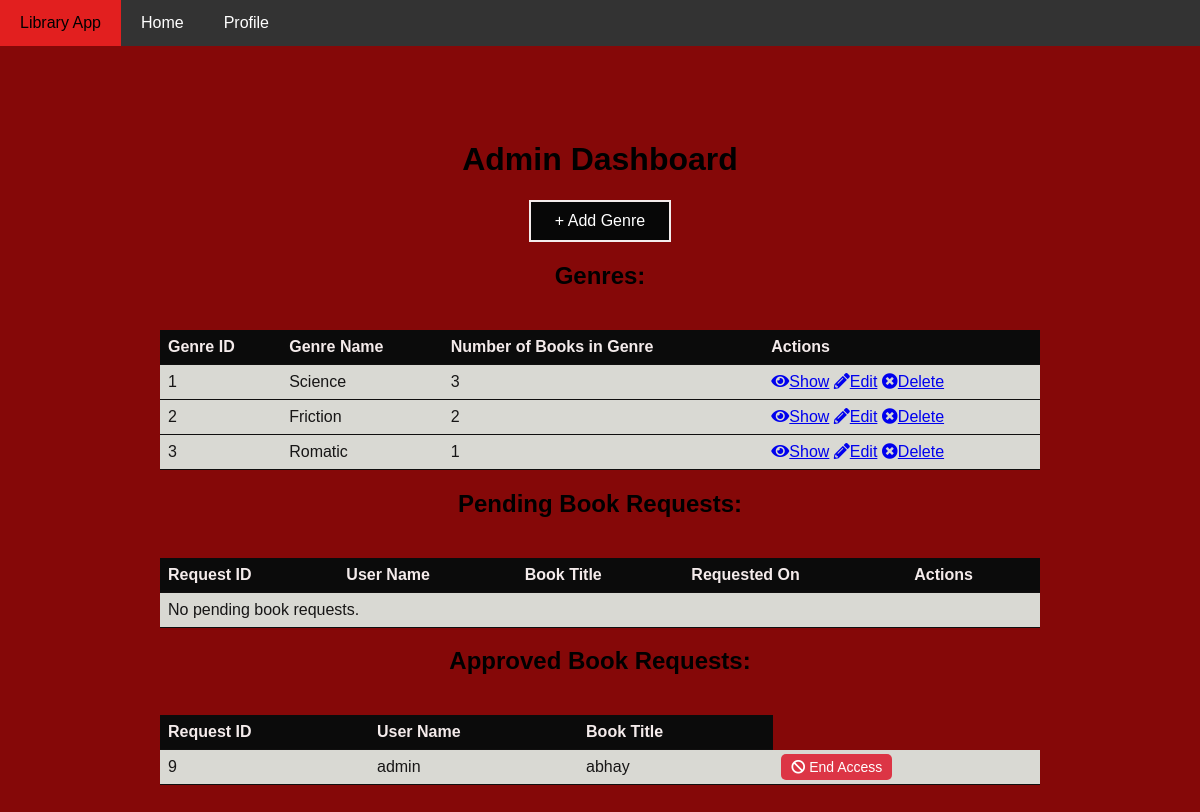
Page /admin (signed in) on the earlier database version.
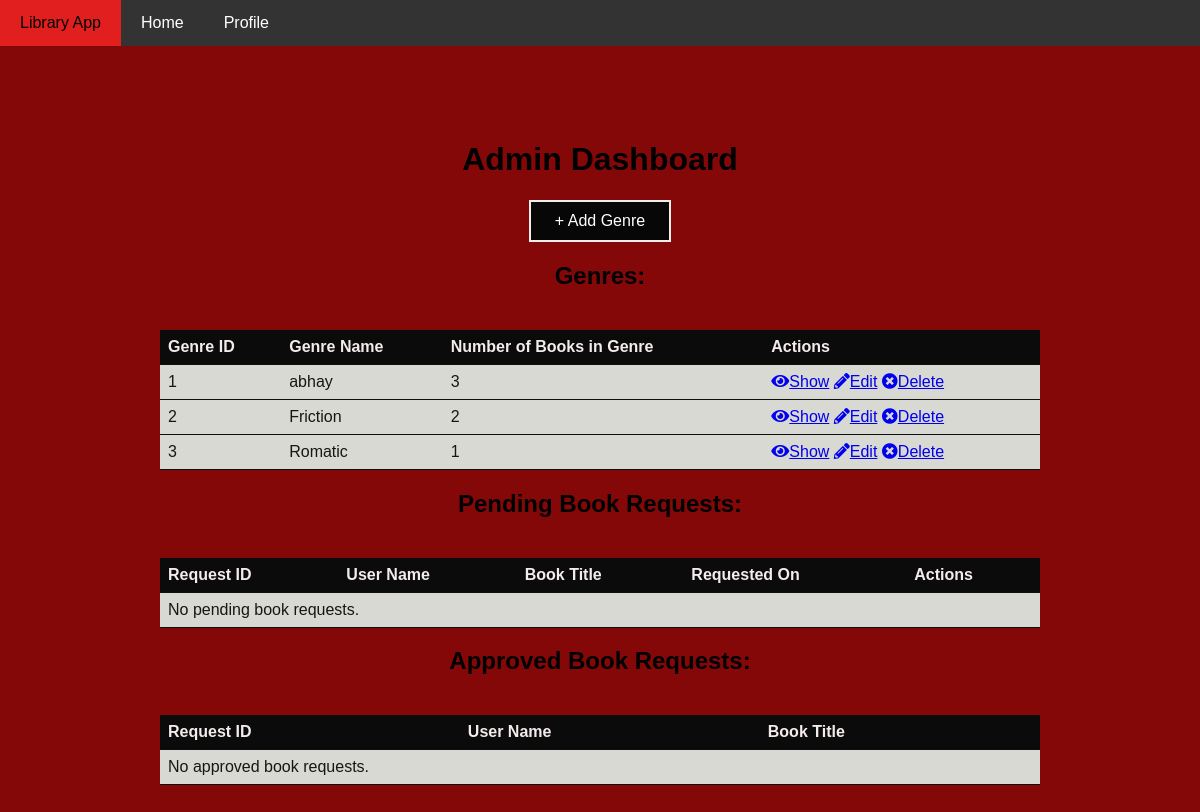
Same page on the later database version.
### models.py (models this page shows)
class Genre(db.Model):
    id=db.Column(db.Integer,primary_key=True)
    genrename=db.Column(db.String(32),unique=True)
    books=db.relationship('Book',backref='genre' ,lazy='dynamic',cascade='all,delete-orphan')#lazy here we use bz when i will acces then give it not everytime

class BookRequest(db.Model):
    id = db.Column(db.Integer, primary_key=True)
    user_id = db.Column(db.Integer, db.ForeignKey('user.id'), nullable=False)
    book_id = db.Column(db.Integer, db.ForeignKey('book.id'), nullable=False)
    request_date = db.Column(db.DateTime, default=datetime.utcnow)
    status = db.Column(db.String(10), default='pending')
    user = db.relationship('User', backref=db.backref('requests', lazy=True))
    book = db.relationship('Book', backref=db.backref('requests', lazy=True))

class User(db.Model):
    id = db.Column(db.Integer, primary_key=True)
    username = db.Column(db.String(32),unique=True)
    passhash = db.Column(db.String(256),nullable=False)
    name=db.Column(db.String(64),nullable=True)
    is_admin=db.Column(db.Boolean,nullable=False,default=False)

class Book(db.Model):
    id=db.Column(db.Integer,primary_key=True)
    title=db.Column(db.String(100),nullable=False)
    author=db.Column(db.String(30))
    booksnum=db.Column(db.BigInteger,nullable=True)
    price=db.Column(db.Float,nullable=False)
    genre_id=db.Column(db.Integer,db.ForeignKey("genre.id"),nullable=False)
    content = db.Column(db.Text)  # Book content
    feedbacks = db.relationship('Feedback', backref='book', lazy=True)
    pubdate=db.Column(db.Date,nullable=False)
    carts=db.relationship("Cart",backref='book',lazy='dynamic',cascade='all,delete-orphan')
    orders=db.relationship("Order",backref='book',lazy='dynamic',cascade='all,delete-orphan')

### routes.py (the view)
@app.route('/admin')
def admin():
    if not is_admin():
        flash("Access denied: You must be an admin to view this page.");
        return redirect(url_for('profile'));
    genres=Genre.query.all()
    approved_requests = BookRequest.query.filter(BookRequest.status == 'approved').join(Book).join(User).all()
    book_requests = BookRequest.query.join(Book).join(User).all()
    pending_book_requests = BookRequest.query.filter(BookRequest.status == 'pending').join(Book).join(User).all()
    approved_book_requests = BookRequest.query.filter(BookRequest.status == 'approved').join(Book).join(User).all()
    return render_template('admin.html', genres=genres, book_requests=pending_book_requests,
                           approved_requests=approved_book_requests)

### routes.py (called while the page is built)
def is_admin():
    user_id = session.get('user_id')
    if user_id:
        user = User.query.get(user_id)
        if user and user.is_admin:
            return True
    return False

### templates/admin.html (shortened to what this page needs)
<!DOCTYPE html>
<html lang="en">
<head>
    <link rel="stylesheet" href="https://cdnjs.cloudflare.com/ajax/libs/font-awesome/5.15.1/css/all.min.css">
</head>
<body>
    <div class="navbar">
        <a href="{{ url_for('index') }}">Library App</a>
        <a href="{{ url_for('admin') }}">Home</a>
        <a href="{{ url_for('profile') }}">Profile</a>
    </div>
    <div class="main-content">
        <h1>Admin Dashboard</h1>
        <a href="{{ url_for('add_genre') }}" style="border: 2px solid #f3ecec; background-color: #070707; color: white; padding: 10px 24px; text-align: center; text-decoration: none; display: inline-block; font-size: 16px;">+ Add Genre</a>
        <h2>Genres:</h2>
        <table>
            <thead>
                <tr>
                    <th>Genre ID</th>
                    <th>Genre Name</th>
                    <th>Number of Books in Genre</th>
                    <th>Actions</th>
                </tr>
            </thead>
            <tbody>
                {% for genre in genres %}
                <tr>
                    <td>{{ genre.id }}</td>
                    <td>{{ genre.genrename }}</td>
                    <td>{{ genre.books.count() }}</td>
                    <td>
                        <a href="{{ url_for('show_genre', id=genre.id) }}"><i class="fas fa-eye"></i>Show</a>
                        <a href="{{ url_for('edit_genre', id=genre.id) }}"><i class="fas fa-pencil-alt"></i>Edit</a>
                        <a href="{{ url_for('delete_genre', id=genre.id) }}"><i class="fas fa-times-circle"></i>Delete</i></a>
                    </td>
                </tr>
                {% endfor %}
            </tbody>
        </table>
        <h2>Pending Book Requests:</h2>
<table>
    <thead>
        <tr>
            <th>Request ID</th>
            <th>User Name</th>
            <th>Book Title</th>
            <th>Requested On</th>
            <th>Actions</th>
        </tr>
    </thead>
    <tbody>
        {% for request in book_requests %}
        <tr>
            <td>{{ request.id }}</td>
            <td>{{ request.user.username }}</td>
            <td>{{ request.book.title }}</td>
            <td>{{ request.request_date.strftime('%Y-%m-%d %H:%M') }}</td>
            <td>
                <a href="{{ url_for('approve_request', request_id=request.id) }}"><i class="fas fa-check-circle"></i> Approve</a>
                <a href="{{ url_for('deny_request', request_id=request.id) }}"><i class="fas fa-times-circle"></i> Deny</a>
            </td>
        </tr>
        {% else %}
        <tr><td colspan="5">No pending book requests.</td></tr>
        {% endfor %}
    </tbody>
</table>
<h2>Approved Book Requests:</h2>
<table>
    <thead>
        <tr>
            <th>Request ID</th>
            <th>User Name</th>
            <th>Book Title</th>
        </tr>
    </thead>
    <tbody>
        {% for request in approved_requests %}
        <tr>
            <td>{{ request.id }}</td>
            <td>{{ request.user.username }}</td>
            <td>{{ request.book.title }}</td>
            <td>
                <a href="{{ url_for('end_access', request_id=request.id) }}" class="btn btn-danger">
                    <i class="fas fa-ban"></i> End Access
                </a>
            </td>
        </tr>
        {% else %}
        <tr><td colspan="3">No approved book requests.</td></tr>
        {% endfor %}
    </tbody>
</table>
    </div>
</body>
</html>

### templates/admin.html (style rules this page uses)
body { margin: 0; font-family: Arial, sans-serif; display: flex; background-color: #850808; }
.navbar { background-color: #333; overflow: hidden; position: fixed; top: 0; width: 100%; }
.navbar a { float: left; display: block; color: #fff; text-align: center; padding: 14px 20px; text-decoration: none; }
.main-content { margin-top: 70px; padding: 50px; width: 100%; display: flex; flex-direction: column; align-items: center; justify-content: start; }
table { border-collapse: collapse; width: 80%; margin-top: 20px; }
th, td { text-align: left; padding: 8px; border-bottom: 1px solid #100f0f; }
th { background-color: #0b0b0b; color: rgb(244, 235, 235); }
tr:nth-child(even) { background-color: #1a1919; }
tr:nth-child(odd) { background-color: #da1a1a; }
td { background-color: #d9d9d3; color: #171616; }

Differences in the rows shown:
no longer on this page (row edited): BookRequest: id "9", user.username "admin", book "abhay"
changed Genre id 1: genrename "Science" → "abhay"
Other differences:
text now shown: "No approved book requests."
